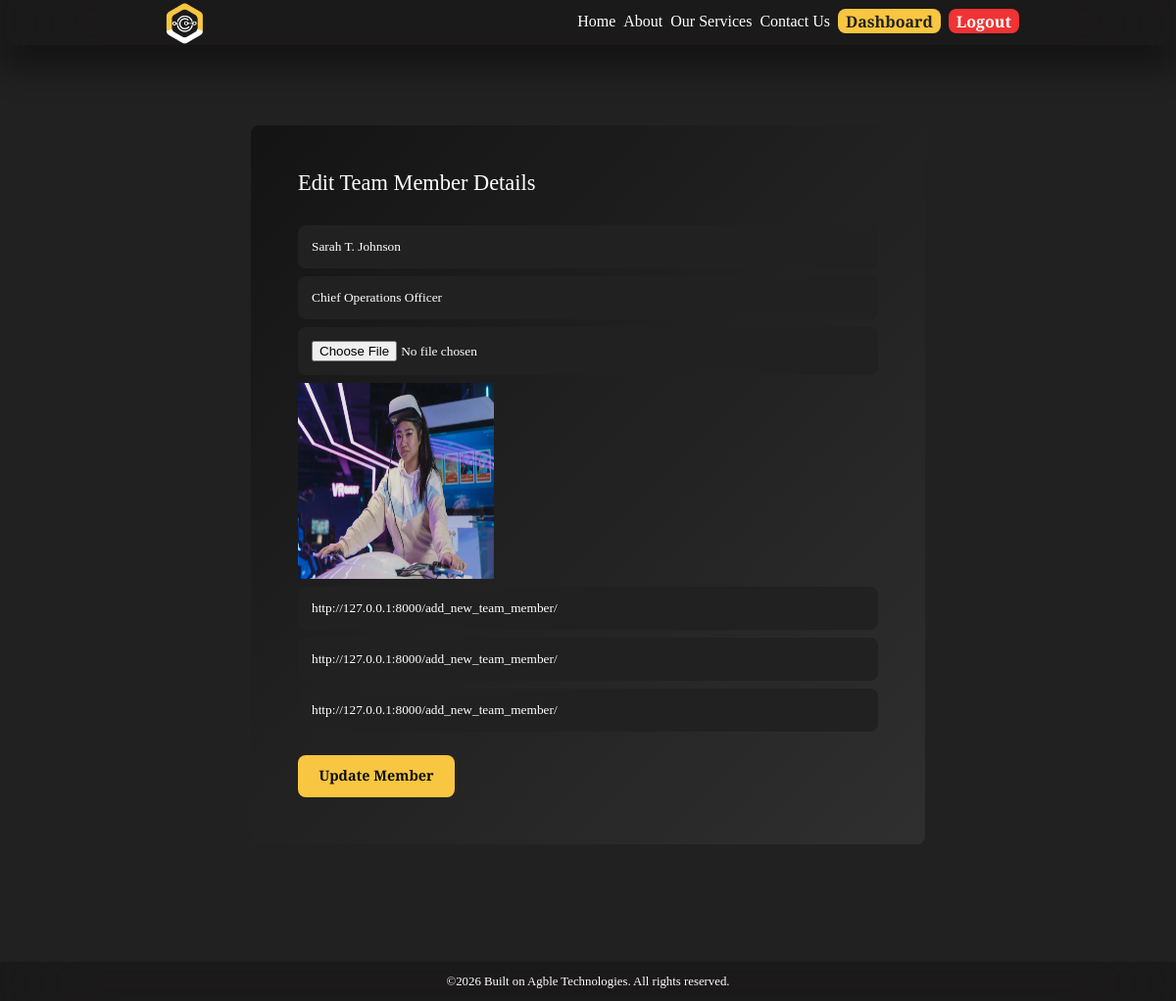
The app's page /edit_admin_team_member/6/ (signed in) with its own data.
### main/models.py (models this page shows, shortened)
class Team_Member(models.Model):
    name = models.CharField(max_length=35)
    position = models.CharField(max_length=35)
    image = models.ImageField(upload_to=image_upload_path)
    instagram_url = models.URLField(blank=True, null=True, max_length=255)
    twitter_url = models.URLField(blank=True, null=True, max_length=255)
    linkedin_url = models.URLField(blank=True, null=True, max_length=255)
    mandatory_field = models.CharField(max_length=20, blank=True)

### main/views.py (the view, shortened to what this page needs)
# urls.py: path('edit_admin_team_member/<int:member_id>/', views.edit_admin_team_member, name='edit_admin_team_member'),
@login_required
def edit_admin_team_member(request, member_id):
    member = Team_Member.objects.get(pk=member_id)
    return render(request, 'main/edit_admin_team_member.html', {'member': member})

### main/templates/main/edit_admin_team_member.html (shortened to what this page needs)
{% extends 'main/layout.html' %}
{% load static %}
{% block content %}
<div class="form_field">
    <h2>Edit Team Member Details</h2>
    <form method="post" enctype="multipart/form-data">
        <input type="text" name="name" id="name" value="{{ member.name }}" maxlength="25"
            placeholder="Enter Team Member Name" required>
        <input type="text" name="position" id="position" value="{{ member.position }}" maxlength="25"
            placeholder="Enter Team Member Position" required>
        <input type="file" name="image" id="image">
        {% if member.image %}
        <img src="{{ member.image.url }}" alt="{{ member.name }}'s Profile Picture" width=200 height=200 />
        {% endif %}
        <input type="text" name="instagram_url" id="instagram_url" value="{{ member.instagram_url }}" maxlength="255"
            placeholder="Enter Instagram URL">
        <input type="text" name="linkedin_url" id="linkedin_url" value="{{ member.linkedin_url }}" maxlength="255"
            placeholder="Enter LinkedIn URL">
        <input type="text" name="twitter_url" id="twitter_url" value="{{ member.twitter_url }}" maxlength="255"
            placeholder="Enter Twitter URL">
        <input type="submit" class="submit" value="Update Member">
    </form>
</div>
{% endblock %}

### main/static/main/css/styles.css (style rules this page uses)
:root { --default_bg: #222121; --deep_bg: #0b0b0b; --color_gold: #f8c641; --text_color: #ffffff; --text_color_variant: rgb(71, 71, 71); --color_danger: #f03333; --nav_bg: rgba(0, 0, 0, 0.2); --transition: all 300ms ease; --box_shadow: 0 1.5rem 2rem rgba(0, 0, 0, 0.4); --border_radius: 0.5rem; }
h2 { font-size: 1.4rem; }
body { background-color: var(--default_bg); }
.form_field { margin: 5rem 6rem; background: linear-gradient(135deg, #141414, #302f2f, #1e1c1c); background-size: 200% 200%; animation: smoothShift 20s ease-in-out infinite; padding: 3rem; border-radius: var(--border_radius); display: grid; gap: 2rem; }
.form_field form { display: grid; gap: 0.5rem; width: 100%; }
.form_field form input { width: 100%; padding: 14px; background: var(--default_bg); color: var(--text_color); border: none; outline: none; border-radius: var(--border_radius); transition: var(--transition); }
.form_field form .submit { display: inline-block; font-size: 0.9rem; font-weight: 900; background: var(--color_gold); color: var(--deep_bg); width: 10rem; transition: var(--transition); margin-top: 1rem; }

### records on screen
Team_Member: name "Sarah T. Johnson", position "Chief Operations Officer", image (picture), instagram_url "http://127.0.0.1:8000/add_new_team_member/", linkedin_url "http://127.0.0.1:8000/add_new_team_member/", twitter_url "http://127.0.0.1:8000/add_new_team_member/"
